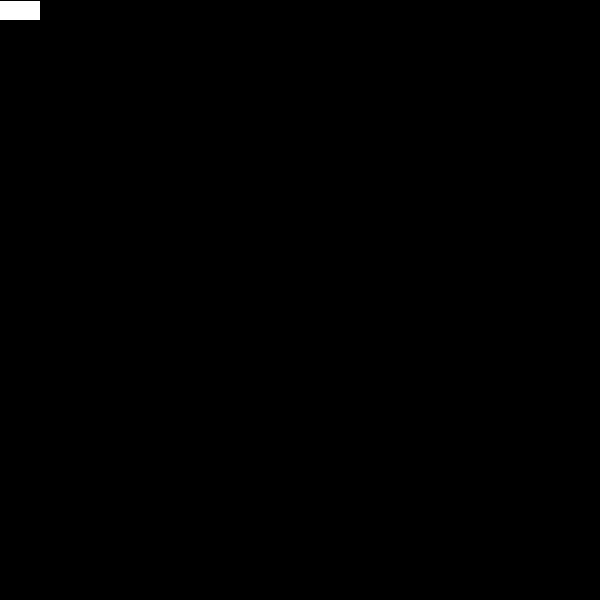
Frame 1 (no input)
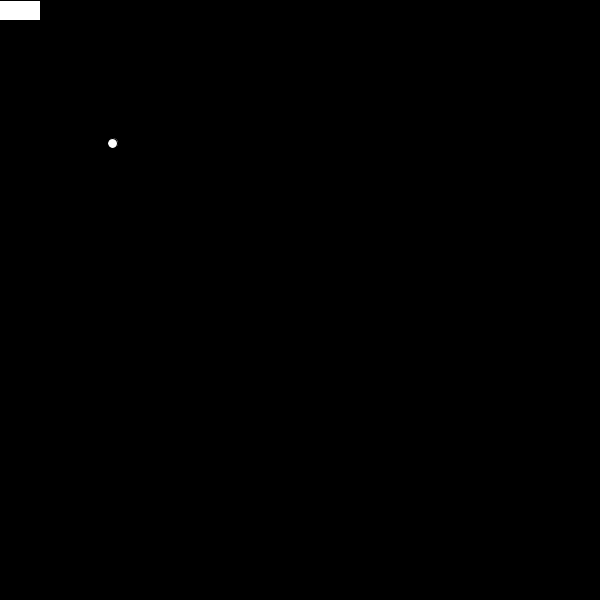
Frame 60 (the mouse pressed at the canvas centre just before this capture)
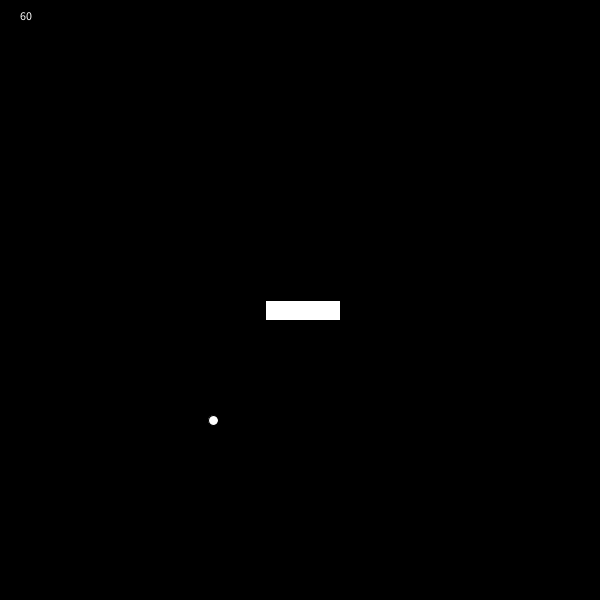
Frame 120 (the mouse held since frame 60 and released just before this capture)

The Processing sketch that drew these frames (run headless with seeded random() and noise(); from frame 60 on, the mouse is pressed at the canvas centre):

// Processing sketch: processing_79309
// ── processing_79309.pde

float vx = 2;
float vy = 1;
float x = 0;
float y = 10;
float frictionx = .998;
float frictiony = -.75;
float gravity = .04;
int rightwall = width;
int clock;
float sec;
int hitCount;

void setup(){
  size(600,600);
  clock = 60;
 // sec = millis()/1000;
 hitCount = 0;
  
}

void draw(){
  background(0);
   sec = millis()/1000;
  //physics math
  vy += gravity;
  vx *= frictionx;
  x += vx;
  y += vy;
  
  if(y > height){
    y = height;
    vy *= frictiony;
  }
  ellipse(x,y,10,10);
  
  if(x > width){
  vx = -vx;
  }
  if (x < 0){        
    vx = -vx;        
  }
  
  if(y < 0){
    y = 0;
    vy *= frictiony;
  }
  
  text(clock, 20, 20);
  
  if(sec == sec+1){
    clock -= 1;
    
   // clock *= 
  }
  rect(mouseX-35,mouseY,75,20);
  
  if(dist(mouseX,mouseY,x,y) < 10){
   // y = height;
    vy *= frictiony;
    hitCount ++;
    
  }
  if(hitCount > 3){
      text("you win!", height/2,width/2);
    }
  }
  
  

  
  void mouseReleased(){
    vy -= 2;
    vx += 1; 
   
  }
 
  
  //void mousePressed(){              
   // float diffx = mouseX - x;
   // float diffy = mouseY - y;
   // x = x+diffx * .05;
  //  y = y+diffy * .5;
   
 // fill(255); 
  //line(mouseX,mouseY,50,50);
  
  //} 
  //if(dist(x,y,500,500)<10){
   // YOU WIN!
 
